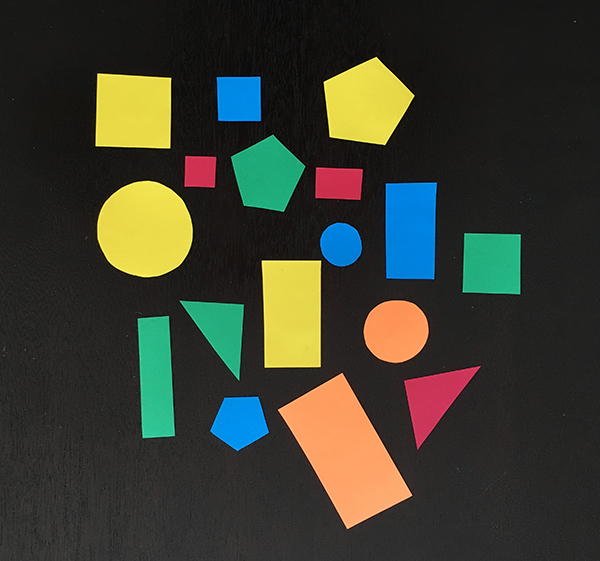
#> input picture image_flipping/input_01.png, 600 x 561 px, found by its file name
$ python opencv_flip.py
#> lines starting #> are read from the running program, lines starting #| are printed output that depends on the picture
import argparse
import cv2

ap = argparse.ArgumentParser()
ap.add_argument("-i", "--image", type=str,
default="/home/t-dawg/Documents/python/py_image_search/image_flipping/input_01.png",
help="path to the input image")
args = vars(ap.parse_args())

# load the original input image and display it to our screen
image = cv2.imread(args["image"])
#> image is the input picture: shape (561, 600, 3); mean B, G, R 47.5, 60.1, 58.4
cv2.imshow("Original", image)

#flip image horizontally
print("flipping the img horizontally")
#with cv2.flip() 1 is a horizontal flip around the y-axis, 0 is vertical flip
#around the x-axis, using a -1 flip its both horizontally and vetically
flipped = cv2.flip(image, 1)
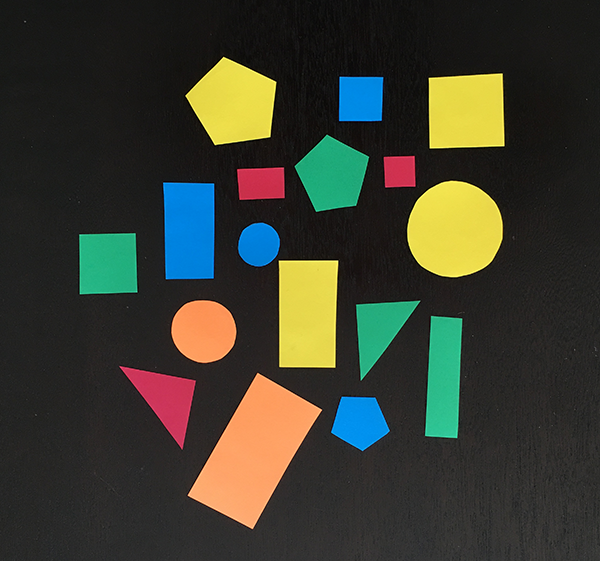
#> flipped: shape (561, 600, 3); mean B, G, R 47.5, 60.1, 58.4
cv2.imshow("Flipped Horizontally", flipped)

#flip image vertically
flipped = cv2.flip(image, 0)
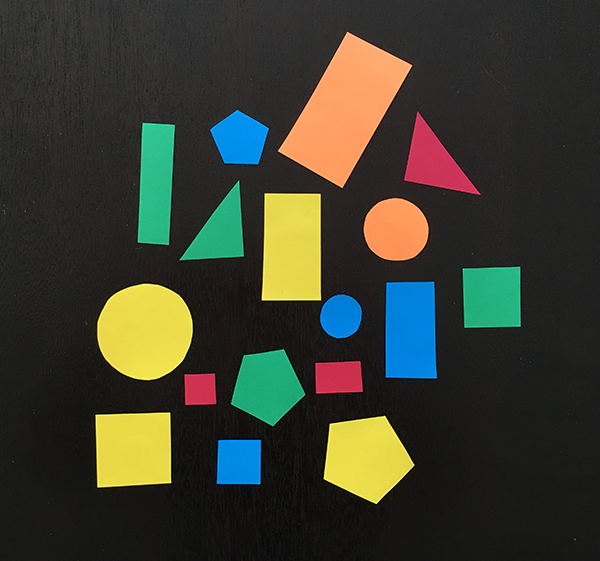
#> flipped: shape (561, 600, 3); mean B, G, R 47.5, 60.1, 58.4
print("[INFO] flipping image vertically...")
cv2.imshow("Flipped Vertically", image)

#flip image vertically and horizontally
flipped = cv2.flip(image, -1)
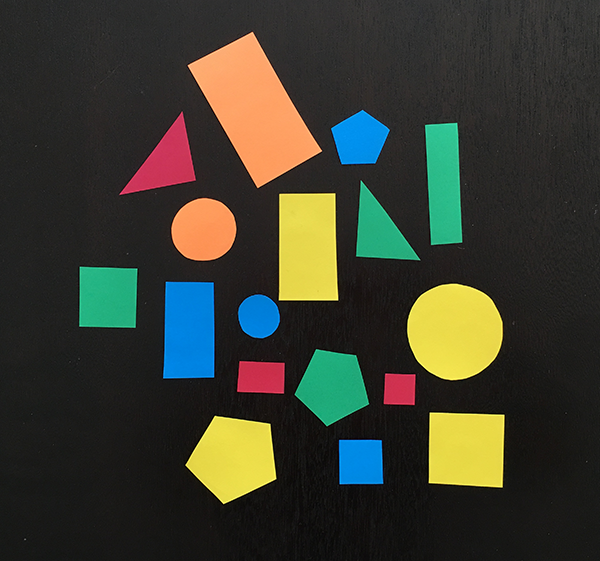
#> flipped: shape (561, 600, 3); mean B, G, R 47.5, 60.1, 58.4
print("[INFO] flipping image horizontally and vertically")
cv2.imshow("flipped on both axis", flipped)
cv2.waitKey(0)

$ run again, with image_flipping/input_02.png copied over image_flipping/input_01.png
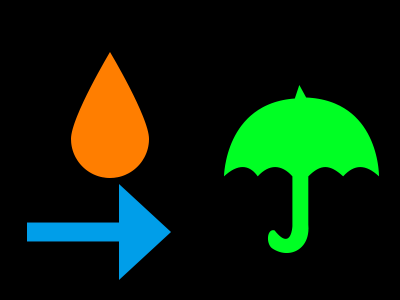
#> input picture image_flipping/input_02.png, 400 x 300 px, found by its file name
#> image is the input picture: shape (300, 400, 3); mean B, G, R 11.4, 34.4, 13.4
#> `flipped = cv2.flip(image, 0)`:
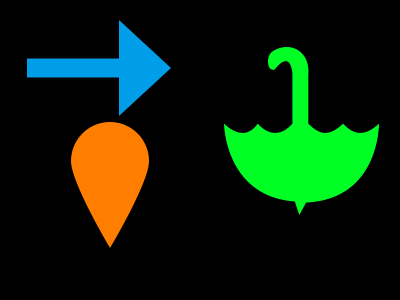
#> flipped: shape (300, 400, 3); mean B, G, R 11.4, 34.4, 13.4
#> `flipped = cv2.flip(image, -1)`:
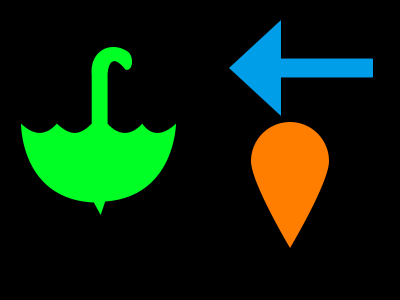
#> flipped: shape (300, 400, 3); mean B, G, R 11.4, 34.4, 13.4

$ run again, with image_flipping/blue_jellys.jpg saved as image_flipping/input_01.png
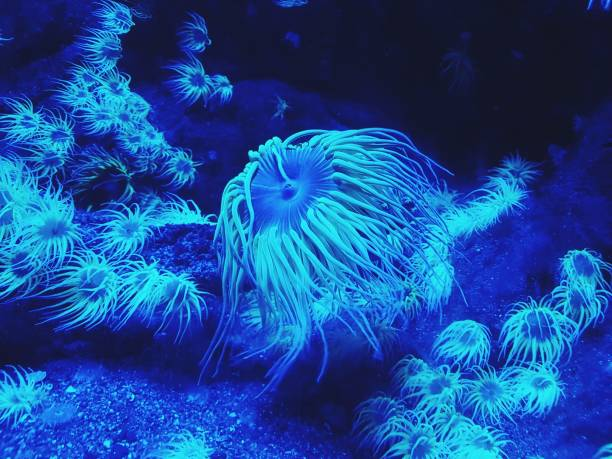
#> input picture image_flipping/blue_jellys.jpg, 612 x 459 px, found by its file name
#> image is the input picture: shape (459, 612, 3); mean B, G, R 152.3, 75.3, 24.6
#> `flipped = cv2.flip(image, 0)`:
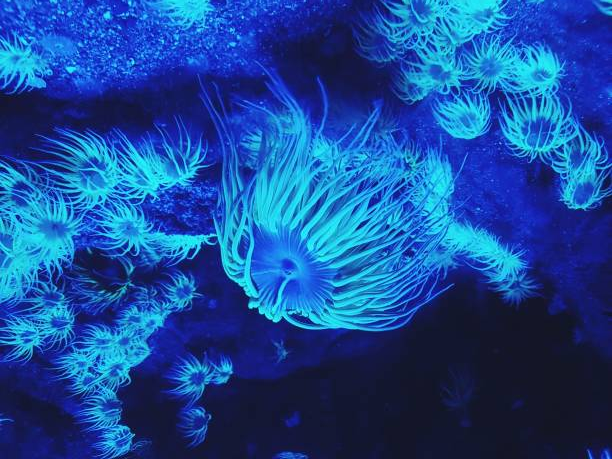
#> flipped: shape (459, 612, 3); mean B, G, R 152.3, 75.3, 24.6
#> `flipped = cv2.flip(image, -1)`:
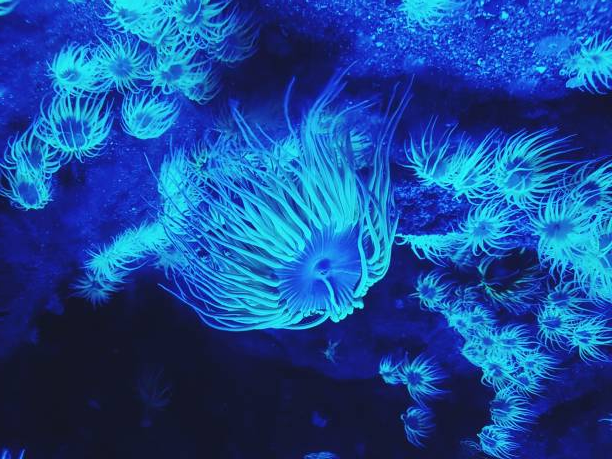
#> flipped: shape (459, 612, 3); mean B, G, R 152.3, 75.3, 24.6
